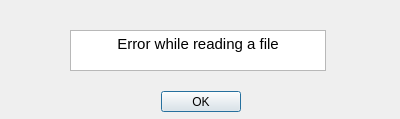
<?xml version="1.0" encoding="UTF-8"?>
<ui version="4.0">
 <class>FileReadingError</class>
 <widget class="QDialog" name="FileReadingError">
  <property name="geometry">
   <rect>
    <x>0</x>
    <y>0</y>
    <width>400</width>
    <height>119</height>
   </rect>
  </property>
  <property name="windowTitle">
   <string>Error!</string>
  </property>
  <widget class="QDialogButtonBox" name="buttonBox">
   <property name="geometry">
    <rect>
     <x>30</x>
     <y>91</y>
     <width>341</width>
     <height>21</height>
    </rect>
   </property>
   <property name="orientation">
    <enum>Qt::Horizontal</enum>
   </property>
   <property name="standardButtons">
    <set>QDialogButtonBox::Ok</set>
   </property>
   <property name="centerButtons">
    <bool>true</bool>
   </property>
  </widget>
  <widget class="QTextBrowser" name="textBrowser">
   <property name="geometry">
    <rect>
     <x>70</x>
     <y>30</y>
     <width>256</width>
     <height>41</height>
    </rect>
   </property>
   <property name="html">
    <string>&lt;!DOCTYPE HTML PUBLIC &quot;-//W3C//DTD HTML 4.0//EN&quot; &quot;http://www.w3.org/TR/REC-html40/strict.dtd&quot;&gt;
&lt;html&gt;&lt;head&gt;&lt;meta name=&quot;qrichtext&quot; content=&quot;1&quot; /&gt;&lt;style type=&quot;text/css&quot;&gt;
p, li { white-space: pre-wrap; }
&lt;/style&gt;&lt;/head&gt;&lt;body style=&quot; font-family:'Ubuntu'; font-size:11pt; font-weight:400; font-style:normal;&quot;&gt;
&lt;p align=&quot;center&quot; style=&quot; margin-top:0px; margin-bottom:0px; margin-left:0px; margin-right:0px; -qt-block-indent:0; text-indent:0px;&quot;&gt;Error while reading a file&lt;/p&gt;&lt;/body&gt;&lt;/html&gt;</string>
   </property>
  </widget>
 </widget>
 <resources/>
 <connections>
  <connection>
   <sender>buttonBox</sender>
   <signal>accepted()</signal>
   <receiver>FileReadingError</receiver>
   <slot>accept()</slot>
   <hints>
    <hint type="sourcelabel">
     <x>248</x>
     <y>254</y>
    </hint>
    <hint type="destinationlabel">
     <x>157</x>
     <y>274</y>
    </hint>
   </hints>
  </connection>
  <connection>
   <sender>buttonBox</sender>
   <signal>rejected()</signal>
   <receiver>FileReadingError</receiver>
   <slot>reject()</slot>
   <hints>
    <hint type="sourcelabel">
     <x>316</x>
     <y>260</y>
    </hint>
    <hint type="destinationlabel">
     <x>286</x>
     <y>274</y>
    </hint>
   </hints>
  </connection>
 </connections>
</ui>
